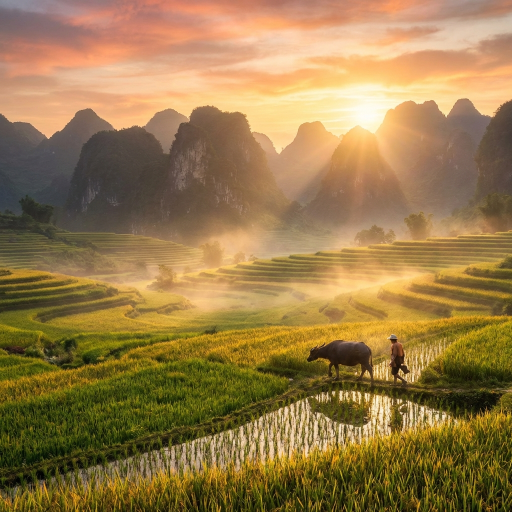
#> input picture frontend/src/assets/login_bg.png, 1024 x 1024 px (shown at 1/2 size)
$ python -i image_processor.py   (imports and definitions only)
#> lines starting #> are read from the running program, lines starting #| are printed output that depends on the picture
from __future__ import annotations

import base64
import cv2
import numpy as np

from app.config import settings


def decode_base64(image_base64: str) -> bytes:
    data = image_base64
    if "," in data:
        data = data.split(",", 1)[1]
    return base64.b64decode(data)


def preprocess(image_bytes: bytes) -> tuple[np.ndarray, np.ndarray, int]:
    nparr = np.frombuffer(image_bytes, np.uint8)
    img = cv2.imdecode(nparr, cv2.IMREAD_COLOR)
    if img is None:
        raise ValueError("Could not decode image")

    height, width = img.shape[:2]
    if width > settings.max_image_width:
        scale = settings.max_image_width / width
        img = cv2.resize(img, (settings.max_image_width, int(height * scale)))

    hsv = cv2.cvtColor(img, cv2.COLOR_BGR2HSV)

    # Foreground mask: exclude white background and very dark pixels
    gray = cv2.cvtColor(img, cv2.COLOR_BGR2GRAY)
    _, white_mask = cv2.threshold(gray, settings.bg_white_threshold, 255, cv2.THRESH_BINARY_INV)
    _, dark_mask = cv2.threshold(gray, settings.bg_dark_threshold, 255, cv2.THRESH_BINARY)
    mask = cv2.bitwise_and(white_mask, dark_mask)

    valid_count = int(cv2.countNonZero(mask))
    return hsv, mask, valid_count

>>> import cv2
>>> picture = cv2.imread('../../../frontend/src/assets/login_bg.png', cv2.IMREAD_GRAYSCALE)
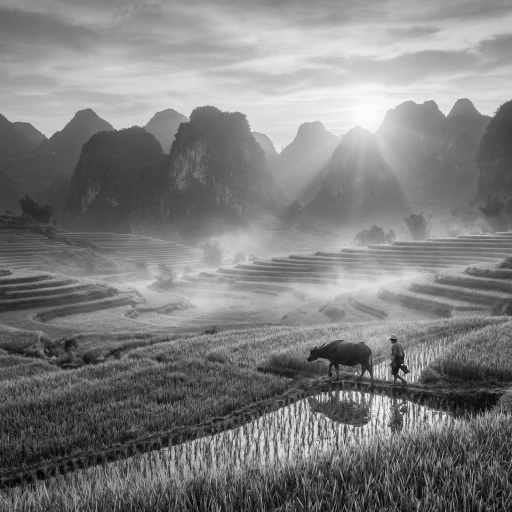
#> picture: shape (1024, 1024) (shown at 1/2 size); min 0, max 254, mean 126.1
#> (the run stopped early here; a loop or call above may not have finished)
